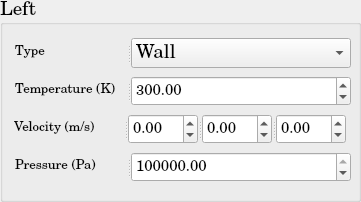
          <widget class="QGroupBox" name="SP_BoundaryCondition_Left">
           <property name="minimumSize">
            <size>
             <width>361</width>
             <height>202</height>
            </size>
           </property>
           <property name="maximumSize">
            <size>
             <width>361</width>
             <height>202</height>
            </size>
           </property>
           <property name="font">
            <font>
             <family>Century Schoolbook L</family>
             <pointsize>14</pointsize>
             <weight>50</weight>
             <bold>false</bold>
            </font>
           </property>
           <property name="title">
            <string>Left</string>
           </property>
           <layout class="QGridLayout" name="gridLayout_15">
            <item row="1" column="0">
             <widget class="QSplitter" name="splitter_43">
              <property name="minimumSize">
               <size>
                <width>338</width>
                <height>30</height>
               </size>
              </property>
              <property name="maximumSize">
               <size>
                <width>331</width>
                <height>30</height>
               </size>
              </property>
              <property name="orientation">
               <enum>Qt::Horizontal</enum>
              </property>
              <widget class="QLabel" name="SP_Temperature_Left_BC">
               <property name="minimumSize">
                <size>
                 <width>110</width>
                 <height>30</height>
                </size>
               </property>
               <property name="maximumSize">
                <size>
                 <width>110</width>
                 <height>30</height>
                </size>
               </property>
               <property name="text">
                <string>&lt;html&gt;&lt;head/&gt;&lt;body&gt;&lt;p&gt;&lt;span style=&quot; font-size:10pt;&quot;&gt;Temperature (K)&lt;/span&gt;&lt;/p&gt;&lt;/body&gt;&lt;/html&gt;</string>
               </property>
              </widget>
              <widget class="QDoubleSpinBox" name="SP_Temperature_Left_BC_doubleSpinBox">
               <property name="minimumSize">
                <size>
                 <width>220</width>
                 <height>30</height>
                </size>
               </property>
               <property name="maximumSize">
                <size>
                 <width>220</width>
                 <height>30</height>
                </size>
               </property>
               <property name="font">
                <font>
                 <pointsize>11</pointsize>
                </font>
               </property>
               <property name="maximum">
                <double>1000000000.000000000000000</double>
               </property>
               <property name="value">
                <double>300.000000000000000</double>
               </property>
              </widget>
             </widget>
            </item>
            <item row="3" column="0">
             <widget class="QSplitter" name="splitter_42">
              <property name="minimumSize">
               <size>
                <width>338</width>
                <height>30</height>
               </size>
              </property>
              <property name="maximumSize">
               <size>
                <width>331</width>
                <height>30</height>
               </size>
              </property>
              <property name="orientation">
               <enum>Qt::Horizontal</enum>
              </property>
              <widget class="QLabel" name="SP_Pressure_Left_BC">
               <property name="minimumSize">
                <size>
                 <width>110</width>
                 <height>30</height>
                </size>
               </property>
               <property name="maximumSize">
                <size>
                 <width>110</width>
                 <height>30</height>
                </size>
               </property>
               <property name="text">
                <string>&lt;html&gt;&lt;head/&gt;&lt;body&gt;&lt;p&gt;&lt;span style=&quot; font-size:10pt;&quot;&gt;Pressure (Pa)&lt;/span&gt;&lt;/p&gt;&lt;/body&gt;&lt;/html&gt;</string>
               </property>
              </widget>
              <widget class="QDoubleSpinBox" name="SP_Pressure_Left_BC_doubleSpinBox">
               <property name="minimumSize">
                <size>
                 <width>220</width>
                 <height>30</height>
                </size>
               </property>
               <property name="maximumSize">
                <size>
                 <width>220</width>
                 <height>30</height>
                </size>
               </property>
               <property name="font">
                <font>
                 <pointsize>11</pointsize>
                </font>
               </property>
               <property name="maximum">
                <double>1000000000.000000000000000</double>
               </property>
               <property name="value">
                <double>100000.000000000000000</double>
               </property>
              </widget>
             </widget>
            </item>
            <item row="2" column="0">
             <widget class="QSplitter" name="splitter_39">
              <property name="orientation">
               <enum>Qt::Horizontal</enum>
              </property>
              <widget class="QLabel" name="SP_Velocity_Left_BC">
               <property name="minimumSize">
                <size>
                 <width>110</width>
                 <height>30</height>
                </size>
               </property>
               <property name="maximumSize">
                <size>
                 <width>110</width>
                 <height>30</height>
                </size>
               </property>
               <property name="text">
                <string>&lt;html&gt;&lt;head/&gt;&lt;body&gt;&lt;p&gt;&lt;span style=&quot; font-size:10pt;&quot;&gt;Velocity (m/s)&lt;/span&gt;&lt;/p&gt;&lt;/body&gt;&lt;/html&gt;</string>
               </property>
              </widget>
              <widget class="QSplitter" name="splitter_44">
               <property name="minimumSize">
                <size>
                 <width>220</width>
                 <height>30</height>
                </size>
               </property>
               <property name="maximumSize">
                <size>
                 <width>212</width>
                 <height>30</height>
                </size>
               </property>
               <property name="orientation">
                <enum>Qt::Horizontal</enum>
               </property>
               <widget class="QDoubleSpinBox" name="SP_Velocity_1d_Left_BC_doubleSpinBox">
                <property name="minimumSize">
                 <size>
                  <width>68</width>
                  <height>30</height>
                 </size>
                </property>
                <property name="maximumSize">
                 <size>
                  <width>70</width>
                  <height>30</height>
                 </size>
                </property>
                <property name="font">
                 <font>
                  <pointsize>11</pointsize>
                 </font>
                </property>
                <property name="minimum">
                 <double>-1000000000.000000000000000</double>
                </property>
                <property name="maximum">
                 <double>1000000000.000000000000000</double>
                </property>
               </widget>
               <widget class="QDoubleSpinBox" name="SP_Velocity_2d_Left_BC_doubleSpinBox">
                <property name="minimumSize">
                 <size>
                  <width>68</width>
                  <height>30</height>
                 </size>
                </property>
                <property name="maximumSize">
                 <size>
                  <width>70</width>
                  <height>30</height>
                 </size>
                </property>
                <property name="font">
                 <font>
                  <pointsize>11</pointsize>
                 </font>
                </property>
                <property name="minimum">
                 <double>-1000000000.000000000000000</double>
                </property>
                <property name="maximum">
                 <double>1000000000.000000000000000</double>
                </property>
               </widget>
               <widget class="QDoubleSpinBox" name="SP_Velocity_3d_Left_BC_doubleSpinBox">
                <property name="minimumSize">
                 <size>
                  <width>68</width>
                  <height>30</height>
                 </size>
                </property>
                <property name="maximumSize">
                 <size>
                  <width>70</width>
                  <height>30</height>
                 </size>
                </property>
                <property name="font">
                 <font>
                  <pointsize>11</pointsize>
                 </font>
                </property>
                <property name="minimum">
                 <double>-1000000000.000000000000000</double>
                </property>
                <property name="maximum">
                 <double>1000000000.000000000000000</double>
                </property>
               </widget>
              </widget>
             </widget>
            </item>
            <item row="0" column="0">
             <widget class="QSplitter" name="splitter_45">
              <property name="minimumSize">
               <size>
                <width>338</width>
                <height>30</height>
               </size>
              </property>
              <property name="maximumSize">
               <size>
                <width>331</width>
                <height>30</height>
               </size>
              </property>
              <property name="orientation">
               <enum>Qt::Horizontal</enum>
              </property>
              <widget class="QLabel" name="SP_Type_Left_BC">
               <property name="minimumSize">
                <size>
                 <width>110</width>
                 <height>30</height>
                </size>
               </property>
               <property name="maximumSize">
                <size>
                 <width>110</width>
                 <height>30</height>
                </size>
               </property>
               <property name="text">
                <string>&lt;html&gt;&lt;head/&gt;&lt;body&gt;&lt;p&gt;&lt;span style=&quot; font-size:10pt;&quot;&gt;Type&lt;/span&gt;&lt;/p&gt;&lt;/body&gt;&lt;/html&gt;</string>
               </property>
              </widget>
              <widget class="QComboBox" name="SP_Type_Left_BC_ComboBox">
               <property name="minimumSize">
                <size>
                 <width>220</width>
                 <height>30</height>
                </size>
               </property>
               <property name="maximumSize">
                <size>
                 <width>220</width>
                 <height>30</height>
                </size>
               </property>
               <item>
                <property name="text">
                 <string>Wall</string>
                </property>
               </item>
               <item>
                <property name="text">
                 <string>Inlet</string>
                </property>
               </item>
               <item>
                <property name="text">
                 <string>Outlet</string>
                </property>
               </item>
               <item>
                <property name="text">
                 <string>Neumann</string>
                </property>
               </item>
               <item>
                <property name="text">
                 <string>Dirichlet</string>
                </property>
               </item>
              </widget>
             </widget>
            </item>
           </layout>
          </widget>
